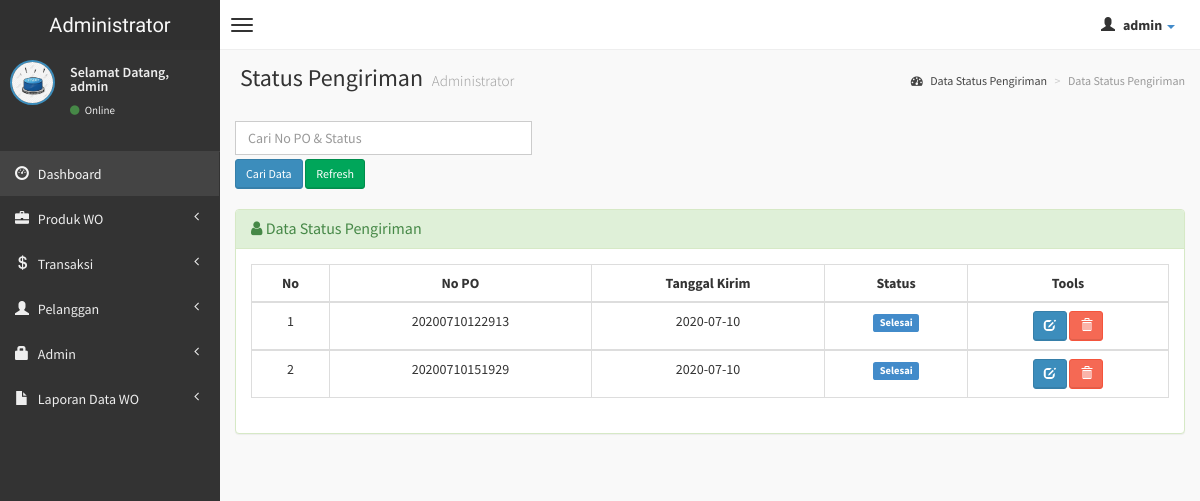
The page /admin/po.php (signed in) on the database its author committed.
### tables this page shows
CREATE TABLE `po` (
  `nopo` varchar(20) NOT NULL,
  `tanggalkirim` date NOT NULL,
  `status` enum('Proses Masak','Otw Kirim','Selesai') NOT NULL
);

### admin/po.php (the view, shortened to what this page needs)
<?php
if (empty($_SESSION['username'])){
	header('location:../index.php');
} else {
?>
<!DOCTYPE html>
<html>
    <head>
        <link href="../dist/css/bootstrap.css" rel="stylesheet" type="text/css" />
        <link href="//cdnjs.cloudflare.com/ajax/libs/font-awesome/4.1.0/css/font-awesome.min.css" rel="stylesheet" type="text/css" />
        <link href="//code.ionicframework.com/ionicons/1.5.2/css/ionicons.min.css" rel="stylesheet" type="text/css" />
        <link href="../css/morris/morris.css" rel="stylesheet" type="text/css" />
        <link href="../css/jvectormap/jquery-jvectormap-1.2.2.css" rel="stylesheet" type="text/css" />
        <link href="../css/datepicker/datepicker3.css" rel="stylesheet" type="text/css" />
        <link href="../css/daterangepicker/daterangepicker-bs3.css" rel="stylesheet" type="text/css" />
        <link href="../css/bootstrap-wysihtml5/bootstrap3-wysihtml5.min.css" rel="stylesheet" type="text/css" />
        <link href="../css/AdminLTE.css" rel="stylesheet" type="text/css" />
        <link rel="stylesheet" href="datatables/dataTables.bootstrap.css"/>
    </head>
    <body class="skin-black">
        <header class="header">
            <a href="index.php" class="logo">
                Administrator
            </a>
            <nav class="navbar navbar-static-top" role="navigation">
                <a href="#" class="navbar-btn sidebar-toggle" data-toggle="offcanvas" role="button">
                    <span class="icon-bar"></span>
                    <span class="icon-bar"></span>
                    <span class="icon-bar"></span>
                </a>
                <div class="navbar-right">
                    <ul class="nav navbar-nav">
                        <li class="dropdown user user-menu">
                            <a href="#" class="dropdown-toggle" data-toggle="dropdown">
                                <i class="glyphicon glyphicon-user"></i>
                                <span><?php echo $_SESSION['fullname']; ?> <i class="caret"></i></span>
                            </a>
<?php } ?>
                        </li>
                    </ul>
                </div>
            </nav>
        </header>
        <div class="wrapper row-offcanvas row-offcanvas-left">
            <aside class="left-side sidebar-offcanvas">
                <section class="sidebar">
                    <div class="user-panel">
                        <div class="pull-left image">
                            <img src="<?php echo $_SESSION['gambar']; ?>" class="img-circle" alt="User Image" style="border: 2px solid #3C8DBC;" />
                        </div>
                        <div class="pull-left info">
                            <p>Selamat Datang,<br /><?php echo $_SESSION['fullname']; ?></p>
                            <a href="#"><i class="fa fa-circle text-success"></i> Online</a>
                        </div>
                    </div>
                    <?php include "menu.php"; ?>
                </section>
            </aside>
            <aside class="right-side">
                <section class="content-header">
                    <h1>
                        Status Pengiriman
                        <small>Administrator</small>
                    </h1>
                    <ol class="breadcrumb">
                        <li><a href="#"><i class="fa fa-dashboard"></i> Data Status Pengiriman</a></li>
                        <li class="active">Data Status Pengiriman</li>
                    </ol>
                </section>
                <section class="content">
                    <div class="row">
              <div class="col-lg-4">
              <form action='po.php' method="POST">
	       <input type='text' class="form-control" style="margin-bottom: 4px;" name='qcari' placeholder='Cari No PO & Status' required />
           <input type='submit' value='Cari Data' class="btn btn-sm btn-primary" /> <a href='po.php' class="btn btn-sm btn-success" >Refresh</i></a>
          	</div>
              </div>
                    <br />
                    <div class="row">
                        <div class="col-lg-12">
                    <div class="panel panel-success">
                        <div class="panel-heading">
                        <h3 class="panel-title"><i class="fa fa-user"></i> Data Status Pengiriman</h3>
                        </div>
                        <div class="panel-body">
                    <?php
                    $query1="select * from po";
                    $tampil=mysqli_query($koneksi, $query1) or die(mysqli_error());
                    ?>
                  <table id="example" class="table table-hover table-bordered">
                  <thead>
                      <tr>
                        <th><center>No </center></th>
                        <th><center>No PO </i></center></th>
                        <th><center>Tanggal Kirim </center></th>
                        <th><center>Status </center></th>
                        <th><center>Tools</center></th>
                      </tr>
                  </thead>
                     <?php
                     $no=0;
                     while($data=mysqli_fetch_array($tampil))
                    { $no++; ?>
                    <tbody>
                    <tr>
                    <td><center><?php echo $no; ?></center></td>
                    <td><center><?php echo $data['nopo'];?></center></td>
                    <td><center><?php echo $data['tanggalkirim'];?></center></td>
                    <td><center><?php
                            if($data['status'] == 'Proses'){
								echo '<span class="label label-success">Proses</span>';
							}
                            else if ($data['status'] == 'Selesai' ){
								echo '<span class="label label-primary">Selesai</span>';
							}
                            else if ($data['status'] == 'Terkirim' ){
								echo '<span class="label label-info">Terkirim</span>';
							}
                    ?></center></td>
                    <td><center><div id="thanks">
					<a class="btn btn-sm btn-primary" data-placement="bottom" data-toggle="tooltip" title="Edit PO" href="edit-po.php?hal=edit&kode=<?php echo $data['nopo'];?>"><span class="glyphicon glyphicon-edit"></span></a>
                    <a onclick="return confirm ('Yakin hapus PO <?php echo $data['nopo'];?>.?');" class="btn btn-sm btn-danger tooltips" data-placement="bottom" data-toggle="tooltip" title="Hapus PO" href="po.php?hal=hapus&kd=<?php echo $data['nopo'];?>"><span class="glyphicon glyphicon-trash"></a></center></td></tr></div>
                 <?php
              }
              ?>
              </div>
              </div>
            </div>
    </body>
</html>

### rows shown on the page
po: nopo "20200710122913", tanggalkirim "2020-07-10", status "Selesai"
po: nopo "20200710151929", tanggalkirim "2020-07-10", status "Selesai"

### other values the page prints
$_SESSION['fullname'] "admin"
